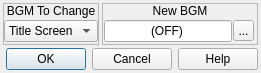
<?xml version="1.0" encoding="UTF-8"?>
<ui version="4.0">
 <class>ConfigureEvent_ChangeSystemBGM</class>
 <widget class="QDialog" name="ConfigureEvent_ChangeSystemBGM">
  <property name="geometry">
   <rect>
    <x>0</x>
    <y>0</y>
    <width>261</width>
    <height>73</height>
   </rect>
  </property>
  <property name="windowTitle">
   <string>Change System BGM</string>
  </property>
  <property name="windowIcon">
   <iconset resource="gui_icons.qrc">
    <normaloff>:/icons/openrpgmaker.png</normaloff>:/icons/openrpgmaker.png</iconset>
  </property>
  <property name="styleSheet">
   <string notr="true">.QFrame
{
	border-width: 1px;
	border-style: solid;
	border-color: palette(window-text);
}

.QFrame&gt;QLabel
{
	border-width: 0px;
	background-color: palette(window-text);
	color: palette(window);
	font-weight: bold;
}

.QFrame&gt;QCheckBox
{
	background-color: palette(window-text);
	border-width: 0px;
	border-style: none;
	color: palette(window);
	spacing: 3px;
	font-weight: bold;
	padding: 0px 0px 0px 3px;
}

.QFrame&gt;QCheckBox::indicator
{
	min-width: 8px;
	max-width: 8px;
	min-height: 8px;
	max-height: 8px;
	width: 8px;
	height: 8px;
	border-width: 2px;
	border-radius: 0px;
	border-style: ridge;
	border-color: palette(mid);
}

.QFrame&gt;QCheckBox::indicator:unchecked
{
	background-color: palette(base);
}

.QFrame&gt;QCheckBox::indicator:checked
{
	background-color: palette(window-text);
}

.QFrame&gt;QCheckBox::indicator:hover
{
	border-color: palette(highlight);
}</string>
  </property>
  <layout class="QVBoxLayout" name="verticalLayout_3">
   <property name="spacing">
    <number>3</number>
   </property>
   <property name="margin">
    <number>3</number>
   </property>
   <item>
    <widget class="QWidget" name="widget_3" native="true">
     <layout class="QHBoxLayout" name="horizontalLayout_3">
      <property name="spacing">
       <number>3</number>
      </property>
      <property name="margin">
       <number>0</number>
      </property>
      <item>
       <widget class="QFrame" name="frame">
        <property name="frameShape">
         <enum>QFrame::StyledPanel</enum>
        </property>
        <property name="frameShadow">
         <enum>QFrame::Raised</enum>
        </property>
        <layout class="QVBoxLayout" name="verticalLayout">
         <property name="spacing">
          <number>0</number>
         </property>
         <property name="margin">
          <number>0</number>
         </property>
         <item>
          <widget class="QLabel" name="label">
           <property name="sizePolicy">
            <sizepolicy hsizetype="Preferred" vsizetype="Fixed">
             <horstretch>0</horstretch>
             <verstretch>0</verstretch>
            </sizepolicy>
           </property>
           <property name="text">
            <string>BGM To Change</string>
           </property>
           <property name="alignment">
            <set>Qt::AlignCenter</set>
           </property>
          </widget>
         </item>
         <item>
          <widget class="QWidget" name="widget" native="true">
           <layout class="QHBoxLayout" name="horizontalLayout">
            <property name="spacing">
             <number>0</number>
            </property>
            <property name="margin">
             <number>0</number>
            </property>
            <item>
             <widget class="QComboBox" name="cboxSystemBGM">
              <item>
               <property name="text">
                <string>Title Screen</string>
               </property>
              </item>
              <item>
               <property name="text">
                <string>Battle</string>
               </property>
              </item>
              <item>
               <property name="text">
                <string>Victory</string>
               </property>
              </item>
              <item>
               <property name="text">
                <string>Inn</string>
               </property>
              </item>
              <item>
               <property name="text">
                <string>Game Over</string>
               </property>
              </item>
             </widget>
            </item>
           </layout>
          </widget>
         </item>
        </layout>
       </widget>
      </item>
      <item>
       <widget class="QFrame" name="frame_2">
        <property name="frameShape">
         <enum>QFrame::StyledPanel</enum>
        </property>
        <property name="frameShadow">
         <enum>QFrame::Raised</enum>
        </property>
        <layout class="QVBoxLayout" name="verticalLayout_2">
         <property name="spacing">
          <number>0</number>
         </property>
         <property name="margin">
          <number>0</number>
         </property>
         <item>
          <widget class="QLabel" name="label_2">
           <property name="sizePolicy">
            <sizepolicy hsizetype="Preferred" vsizetype="Fixed">
             <horstretch>0</horstretch>
             <verstretch>0</verstretch>
            </sizepolicy>
           </property>
           <property name="text">
            <string>New BGM</string>
           </property>
           <property name="alignment">
            <set>Qt::AlignCenter</set>
           </property>
          </widget>
         </item>
         <item>
          <widget class="QWidget" name="widget_2" native="true">
           <layout class="QHBoxLayout" name="horizontalLayout_2">
            <property name="spacing">
             <number>0</number>
            </property>
            <property name="margin">
             <number>0</number>
            </property>
            <item>
             <widget class="QLineEdit" name="leBGM">
              <property name="minimumSize">
               <size>
                <width>128</width>
                <height>0</height>
               </size>
              </property>
              <property name="maximumSize">
               <size>
                <width>128</width>
                <height>16777215</height>
               </size>
              </property>
              <property name="text">
               <string>(OFF)</string>
              </property>
              <property name="alignment">
               <set>Qt::AlignCenter</set>
              </property>
              <property name="readOnly">
               <bool>true</bool>
              </property>
             </widget>
            </item>
            <item>
             <widget class="QToolButton" name="bBrowseBGM">
              <property name="sizePolicy">
               <sizepolicy hsizetype="Fixed" vsizetype="Expanding">
                <horstretch>0</horstretch>
                <verstretch>0</verstretch>
               </sizepolicy>
              </property>
              <property name="minimumSize">
               <size>
                <width>21</width>
                <height>21</height>
               </size>
              </property>
              <property name="maximumSize">
               <size>
                <width>21</width>
                <height>21</height>
               </size>
              </property>
              <property name="text">
               <string>...</string>
              </property>
              <property name="icon">
               <iconset resource="gui_icons.qrc">
                <normaloff>:/icons/fileopen.png</normaloff>:/icons/fileopen.png</iconset>
              </property>
              <property name="iconSize">
               <size>
                <width>16</width>
                <height>16</height>
               </size>
              </property>
             </widget>
            </item>
           </layout>
          </widget>
         </item>
        </layout>
       </widget>
      </item>
     </layout>
    </widget>
   </item>
   <item>
    <widget class="QDialogButtonBox" name="buttonBox">
     <property name="orientation">
      <enum>Qt::Horizontal</enum>
     </property>
     <property name="standardButtons">
      <set>QDialogButtonBox::Cancel|QDialogButtonBox::Help|QDialogButtonBox::Ok</set>
     </property>
    </widget>
   </item>
  </layout>
 </widget>
 <resources>
  <include location="gui_icons.qrc"/>
 </resources>
 <connections>
  <connection>
   <sender>buttonBox</sender>
   <signal>accepted()</signal>
   <receiver>ConfigureEvent_ChangeSystemBGM</receiver>
   <slot>accept()</slot>
   <hints>
    <hint type="sourcelabel">
     <x>248</x>
     <y>254</y>
    </hint>
    <hint type="destinationlabel">
     <x>157</x>
     <y>274</y>
    </hint>
   </hints>
  </connection>
  <connection>
   <sender>buttonBox</sender>
   <signal>rejected()</signal>
   <receiver>ConfigureEvent_ChangeSystemBGM</receiver>
   <slot>reject()</slot>
   <hints>
    <hint type="sourcelabel">
     <x>316</x>
     <y>260</y>
    </hint>
    <hint type="destinationlabel">
     <x>286</x>
     <y>274</y>
    </hint>
   </hints>
  </connection>
 </connections>
</ui>
